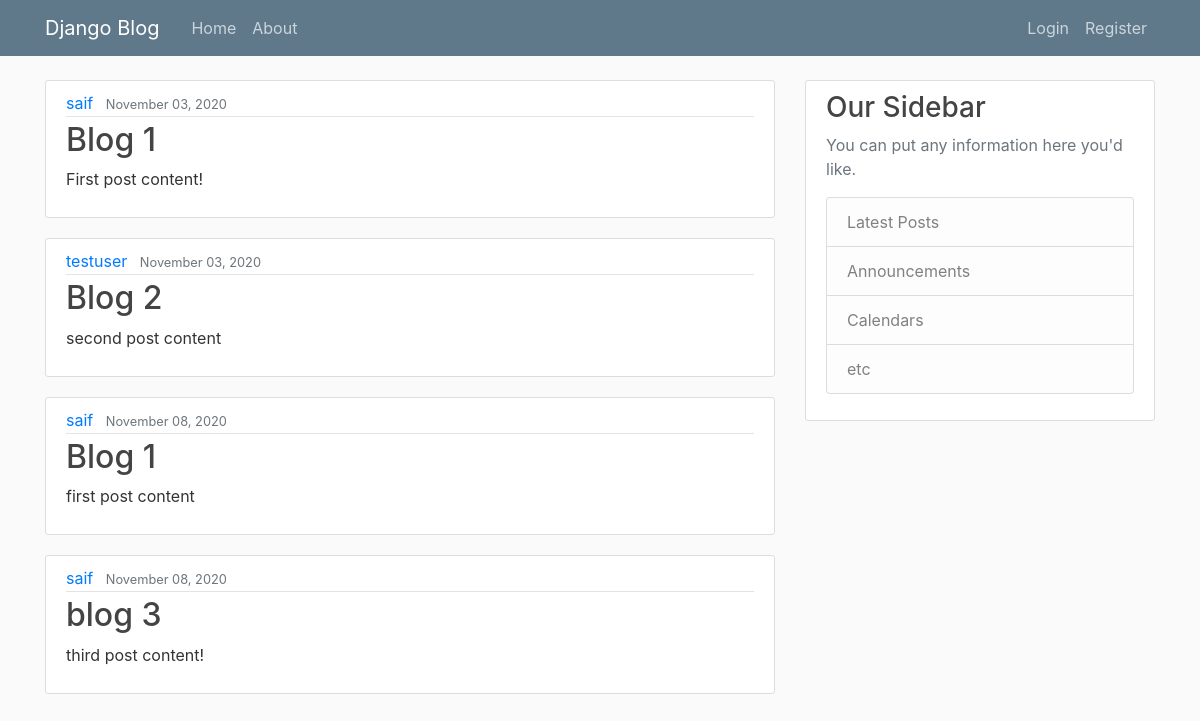
Screenshot of /blog/ with the database file from the repository.
### blog/models.py (models this page shows)
class Post(models.Model):
    title = models.CharField(max_length=100)
    content = models.TextField(blank=False)
    date_posted = models.DateTimeField(default=timezone.now)
    author = models.ForeignKey(User, on_delete=models.CASCADE)
    def __str__(self):
        return self.title
    '''
        SHELL COMMANDS
        1. User.objects.first()
        2. User.objects.filter(username='saif')
        3. Users.objects.all()
        4. User.objects.filter(username='saif').first()
        5. user = User.objects.filter(username='saif').first()
            5.1. user.id, user.pk
    '''
    '''
    You can do the same with Posts and just use the command Post.objects.all() which will
    give an empty array since we dont have any Posts in there

    eg to create a post
    post_1 = Post(titel='Blog 1', content='First post content!', author = user)
    after doing this you still need to save this post var by using post_1.save()
    now since the post is created you can access the post by creating an object

    post = Post.objects.first()
    post.title
    post.date_posted

    user.post_set.all() gives all the post
    you can also create posts using this

    user.post_set.create(title='blog 3', content='third post content!') now the author of this post
    will be the username that was assigned to the 'user' object

    now this will be useful in the file views.py where initially it was static data
    but now importing the models will make it dynamic and cleaner

    the post will have a property in which we have to tell django that when we access this post
    what will we get by default, in this case we want the post title
    so under Post class we create a method __str__(self)
    '''

### blog/views.py (the view)
# urls.py: path('', views.home, name='blog-home'),
def home(request):
    context = {
        'posts': Post.objects.all(), # All posts are dynamic now
        'title' : 'Home',
    }
    return render(request, 'blog/home.html', context)

### blog/templates/blog/home.html
{% extends "blog/base.html" %}
    {% block content %}
            {% for i in posts %}
                <article class='media content-section'>
                    <div class='media-body'>
                        <div class='article-metadata'>
                            <a class='mr-2' href='#'>{{ i.author }}</a>
                            <small class='text-muted'>{{ i.date_posted|date:"F d, Y" }}</small>
                        </div>
                        <h2><a href="#" class='article-title'>{{ i.title }}</a></h2>
                        <p class='article-content'>{{ i.content }}</p>
                    </div>
                </article>
            {% endfor %}
    {% endblock content %}

### blog/templates/blog/base.html (shortened to what this page needs)
{% load static %}
<!DOCTYPE html>
<html lang="en">
    <head>
        <link rel="stylesheet" href="https://cdn.jsdelivr.net/npm/bootstrap@4.5.3/dist/css/bootstrap.min.css">
        <link rel="stylesheet" href="{% static 'blog/main.css' %}" type='text/css'>
    </head>
    <body>
        <header class="site-header">
            <nav class="navbar navbar-expand-md navbar-dark bg-steel fixed-top">
              <div class="container">
                <a class="navbar-brand mr-4" href="/">Django Blog</a>
                <div class="collapse navbar-collapse" id="navbarToggle">
                  <div class="navbar-nav mr-auto">
                    <a class="nav-item nav-link" href="{% url 'blog-home' %}">Home</a>
                    <a class="nav-item nav-link" href="{% url 'blog-about' %}">About</a>
                  </div>
                  <div class="navbar-nav">
                    {% if user.is_authenticated %}
                        <a class="nav-item nav-link" href="{% url 'profile' %}">Profile</a>
                        <a class="nav-item nav-link" href="{% url 'logout' %}">Logout</a>
                    {% else %}
                        <a class="nav-item nav-link" href="{% url 'login' %}">Login</a>
                        <a class="nav-item nav-link" href="{% url 'register' %}">Register</a>
                    {% endif %}
                  </div>
                </div>
              </div>
            </nav>
          </header>
        <main role="main" class="container">
          <div class="row">
            <div class="col-md-8">
              {% block content %}{% endblock %}
            </div>
            <div class="col-md-4">
              <div class="content-section">
                <h3>Our Sidebar</h3>
                <p class='text-muted'>You can put any information here you'd like.
                  <ul class="list-group">
                    <li class="list-group-item list-group-item-light">Latest Posts</li>
                    <li class="list-group-item list-group-item-light">Announcements</li>
                    <li class="list-group-item list-group-item-light">Calendars</li>
                    <li class="list-group-item list-group-item-light">etc</li>
                  </ul>
                </p>
              </div>
            </div>
          </div>
        </main>
    </body>
    </html>

### blog/static/blog/main.css (style rules this page uses)
body { background: #fafafa; color: #333333; margin-top: 5rem; }
h1, h2, h3, h4, h5, h6 { color: #444444; }
ul { margin: 0; }
.bg-steel { background-color: #5f788a; }
.site-header .navbar-nav .nav-link { color: #cbd5db; }
.content-section { background: #ffffff; padding: 10px 20px; border: 1px solid #dddddd; border-radius: 3px; margin-bottom: 20px; }
.article-title { color: #444444; }
.article-content { white-space: pre-line; }
.article-metadata { padding-bottom: 1px; margin-bottom: 4px; border-bottom: 1px solid #e3e3e3 }

### rows the page displays
Post: author "saif", date_posted "November 03, 2020", title "Blog 1", content "First post content!"
Post: author "testuser", date_posted "November 03, 2020", title "Blog 2", content "second post content"
Post: author "saif", date_posted "November 08, 2020", title "Blog 1", content "first post content"
Post: author "saif", date_posted "November 08, 2020", title "blog 3", content "third post content!"
